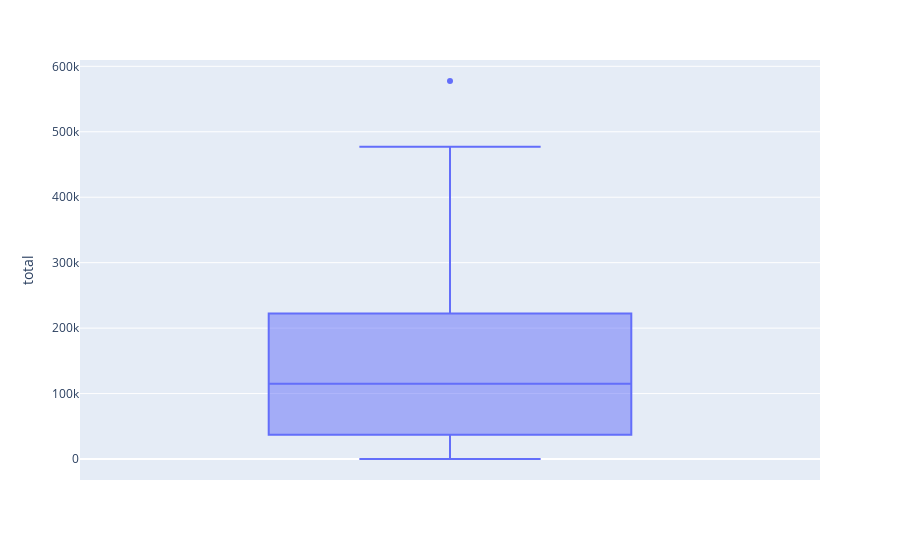

Source (notebook cell):
### Markdown cell above
# PLOTLY BOXPLOT

### Code cell
query = 'SELECT YEAR, AVG(wind_speed_kmh) AS AVG_WIND_SPEED, weather, monthly, sum(count) AS total from df_bikes_transformed GROUP BY YEAR, weather, monthly ORDER BY MONTHLY'
df_bikes_monthly = conn.execute(query).df()
df_bikes_monthly.query("YEAR==2016", inplace=True)
px.box(df_bikes_monthly, y='total')

### Figure 1 — Plotly figure (JSON) as saved in the notebook; plotly's stock layout.template omitted (floating-point values rounded to 4 significant figures)
{"data": [{"alignmentgroup": "True", "hovertemplate": "total=%{y}<extra></extra>", "legendgroup": "", "marker": {"color": "#636efa"}, "name": "", "notched": false, "offsetgroup": "", "orientation": "v", "showlegend": false, "type": "box", "x0": " ", "xaxis": "x", "y": [700, 8548, 228, 144031, 174550, 73621, 180840, 1872, 51352, 166210, 128963, 17104, 227409, 183325, 35348, 192995, 59887, 72, 184900, 91332, 322828, 1706, 106202, 4815, 241962, 230547, 26112, 217557, 464662, 63057, 288415, 203687, 1241, 277243, 48829, 114463, 21980, 454464, 156933, 477005, 55145, 111774, 22514, 577541, 41123, 384362, 259233, 45323, 38542, 420612, 234667, 242, 389051, 48161, 214395, 209815, 74284, 32903, 271479, 165588, 161552, 72008, 329, 115408, 23884, 70981, 227439, 214196], "y0": " ", "yaxis": "y"}], "layout": {"boxmode": "group", "legend": {"tracegroupgap": 0}, "margin": {"t": 60}, "xaxis": {"anchor": "y", "domain": [0, 1]}, "yaxis": {"anchor": "x", "domain": [0, 1], "title": {"text": "total"}}}}
